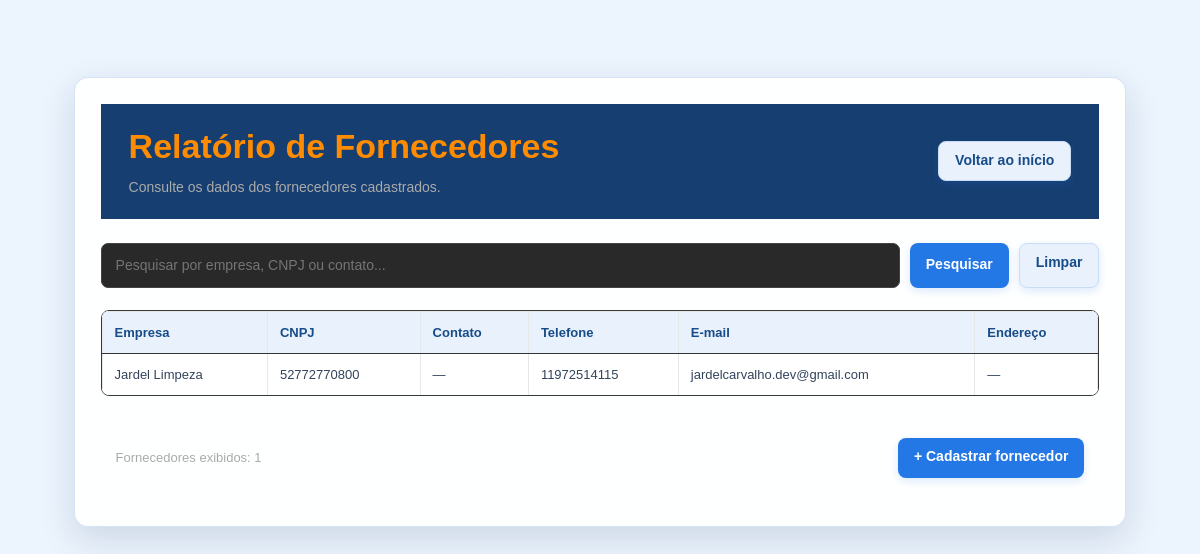
/relatorio-fornecedores (signed in), run on the app's committed database.
### tables this page shows
CREATE TABLE fornecedores (
            id INTEGER PRIMARY KEY AUTOINCREMENT,
            nome TEXT NOT NULL,
            cnpj TEXT,
            telefone TEXT,
            email TEXT
        , contato TEXT, endereco TEXT, observacao TEXT);

### app.py (the view)
@app.route("/relatorio-fornecedores")
def relatorio_fornecedores():
    busca = request.args.get("busca", "").strip()
    conexao = conectar_banco()
    try:
        consulta = "SELECT * FROM fornecedores WHERE 1 = 1"
        parametros = []
        if busca:
            termo = f"%{busca}%"
            consulta += " AND (nome LIKE ? OR cnpj LIKE ? OR contato LIKE ? OR telefone LIKE ? OR email LIKE ?)"
            parametros.extend([termo] * 5)
        consulta += " ORDER BY nome COLLATE NOCASE"
        fornecedores = conexao.execute(consulta, parametros).fetchall()
    finally:
        conexao.close()
    return render_template("relatorio_fornecedores.html", fornecedores=fornecedores)

### app.py (called while the page is built)
def conectar_banco():
    conexao = sqlite3.connect(DB_NAME)
    conexao.row_factory = sqlite3.Row
    return conexao

@app.before_request
def proteger_sistema():
    rotas_publicas = {"login", "cadastro_usuario", "static"}
    if request.endpoint is None or request.endpoint in rotas_publicas:
        return
    if not session.get("usuario_id"):
        return redirect(url_for("login"))

### templates/relatorio_fornecedores.html (shortened to what this page needs)
<!DOCTYPE html>
<html lang="pt-br">
<head>
    <link rel="stylesheet" href="{{ url_for('static', filename='style.css') }}">
</head>
<body>
    <main class="container">
        <section class="painel">
            <header class="topo">
                <div>
                    <h1>Relatório de Fornecedores</h1>
                    <p class="subtitulo">
                        Consulte os dados dos fornecedores cadastrados.
                    </p>
                </div>
                <a href="{{ url_for('inicio') }}" class="botao secundario">
                    Voltar ao início
                </a>
            </header>
            <form method="GET" action="{{ url_for('relatorio_fornecedores') }}" class="pesquisa">
                <input
                    type="search"
                    name="busca"
                    value="{{ request.args.get('busca', '') }}"
                    placeholder="Pesquisar por empresa, CNPJ ou contato..."
                    aria-label="Pesquisar fornecedores"
                >
                <button type="submit" class="botao principal">Pesquisar</button>
                <a href="{{ url_for('relatorio_fornecedores') }}" class="botao secundario">
                    Limpar
                </a>
            </form>
            <div class="tabela-wrapper">
                <table>
                    <thead>
                        <tr>
                            <th>Empresa</th>
                            <th>CNPJ</th>
                            <th>Contato</th>
                            <th>Telefone</th>
                            <th>E-mail</th>
                            <th>Endereço</th>
                        </tr>
                    </thead>
                    <tbody>
                        {% for fornecedor in fornecedores %}
                            <tr>
                                <td>{{ fornecedor.nome }}</td>
                                <td>{{ fornecedor.cnpj }}</td>
                                <td>{{ fornecedor.contato or '—' }}</td>
                                <td>{{ fornecedor.telefone or '—' }}</td>
                                <td>{{ fornecedor.email or '—' }}</td>
                                <td>{{ fornecedor.endereco or '—' }}</td>
                            </tr>
                        {% else %}
                            <tr>
                                <td colspan="6" class="vazio">
                                    Nenhum fornecedor encontrado.
                                </td>
                            </tr>
                        {% endfor %}
                    </tbody>
                </table>
            </div>
            <footer class="rodape">
                <span class="contador">
                    Fornecedores exibidos: {{ fornecedores|length }}
                </span>
                <a href="{{ url_for('fornecedor') }}" class="botao principal">
                    + Cadastrar fornecedor
                </a>
            </footer>
        </section>
    </main>
</body>
</html>

### templates/relatorio_fornecedores.html (style rules this page uses)
* { box-sizing: border-box; }
body { margin: 0; min-height: 100vh; padding: 28px 16px; background: #111; color: #fff; font-family: Arial, sans-serif; }
.container { width: 100%; max-width: 1200px; margin: auto; }
.painel { padding: 26px; background: #1c1c1c; border: 1px solid #333; border-radius: 14px; }
.topo { display: flex; align-items: center; justify-content: space-between; flex-wrap: wrap; gap: 14px; margin-bottom: 24px; }
h1 { margin: 0; color: #ff8c00; font-size: 27px; }
.subtitulo { margin: 8px 0 0; color: #aaa; font-size: 14px; }
.botao { display: inline-block; padding: 10px 14px; border: none; border-radius: 7px; font-size: 13px; font-weight: bold; text-decoration: none; text-align: center; cursor: pointer; }
.principal { background: #ff8c00; color: #111; }
.secundario { background: #333; color: #fff; }
.pesquisa { display: flex; flex-wrap: wrap; gap: 10px; margin-bottom: 22px; }
.pesquisa input { flex: 1; min-width: 200px; padding: 12px 14px; background: #292929; color: #fff; border: 1px solid #444; border-radius: 7px; font-size: 14px; outline: none; }
.tabela-wrapper { width: 100%; overflow-x: auto; border: 1px solid #383838; border-radius: 8px; }
table { width: 100%; min-width: 900px; border-collapse: collapse; }
th, td { padding: 13px 12px; text-align: left; border-bottom: 1px solid #333; font-size: 13px; vertical-align: top; }
th { background: #292929; color: #ff8c00; white-space: nowrap; }
td { color: #e5e5e5; }
tbody tr:last-child td { border-bottom: none; }
.rodape { display: flex; justify-content: space-between; align-items: center; flex-wrap: wrap; gap: 12px; margin-top: 20px; }
.contador { color: #aaa; font-size: 13px; }

### data on the page
fornecedores: nome "Jardel Limpeza", cnpj "52772770800", contato "—", telefone "11972514115", email "jardelcarvalho.dev@gmail.com", endereco "—"

### other printed values
{{ fornecedores|length }} "1"
